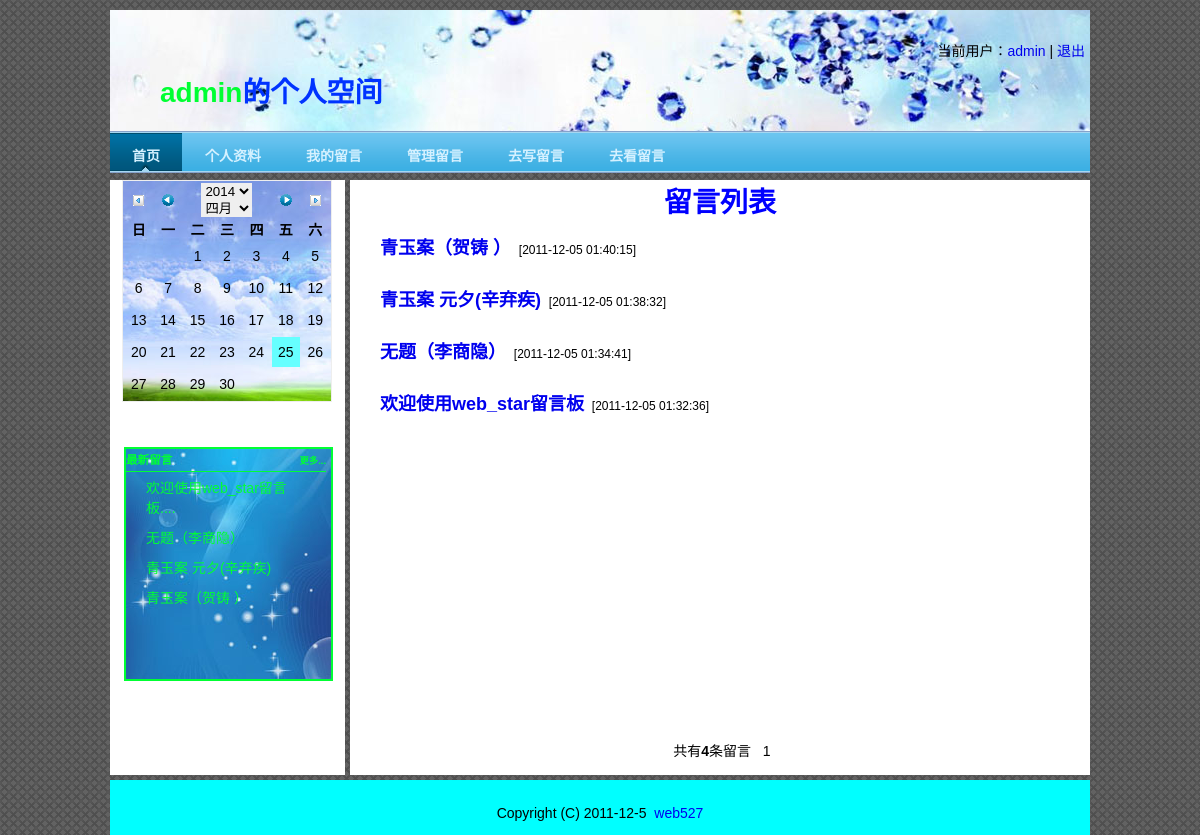
The app's page /user/user_message.php (signed in) with its own data.
### tables this page shows
CREATE TABLE `web_star` (
  `id` int(11) NOT NULL auto_increment COMMENT '用户自增id',
  `username` varchar(16) NOT NULL COMMENT '用户名',
  `title` varchar(16) NOT NULL COMMENT '提交的标题',
  `content` varchar(480) NOT NULL COMMENT '提交的内容',
  `good` varchar(16) NOT NULL default '0' COMMENT '好评',
  `bad` varchar(16) NOT NULL default '0' COMMENT '差评',
  `time` int(11) NOT NULL COMMENT '提交的时间',
  PRIMARY KEY  (`id`)
);

### include/class/mysql_db_class.php (called while the page is built, shortened)
<?php
 class mysql{
   private $db_host;
   private $db_name;
   private $db_pass;
   function __construct($db_host,$db_name,$db_pass,$db_database,$conn,$code){
     $this->db_host = $db_host;
	 $this->db_name = $db_name;
	 $this->db_pass = $db_pass;
	 $this->db_database = $db_database;
	 $this->code = $code;
   }
   function connect(){
     if($this->conn = "pconn"){
		if(!$this->conn = mysql_pconnect($this->db_host,$this->db_name,$this->db_pass)){
		   $this->error("服务器连接失败！");
		}
	 }
	 else{
	    if(!$this->conn = mysql_connect($this->db_host,$this->db_name,$this->db_pass)){
		   $this->error("服务器连接失败！");
		}
	 }
   }
   function query($sql){
		if(!$query = mysql_query($sql)){
		   $this->error('Query Error:'.$sql);
		}
		return $query;
   }
   function fetch_array($query,$result_type = MYSQL_ASSOC){
		return mysql_fetch_array($query,$result_type);
   }
   function select($table,$condition='',$parameters='*'){
		if(!$sel = $this->query("select $parameters from $table $condition")){
			$this->error("查询表".$table."中的数据失败！");
		}
		return $sel;
   }
   function num_rows($query){
        $num = mysql_num_rows($query);
		return $num;
   }
 }

### conn/connect.php (called while the page is built, shortened)
<?php
include WEB."include/class/mysql_db_class.php";
$db = new mysql("localhost","root","yu","web_star","conn","UTF8");

### user/user_message.php (the view, shortened to what this page needs)
<?php
include "../conn/connect.php";
include WEB."include/class/page.class.php";
?>
<!DOCTYPE html PUBLIC "-//W3C//DTD XHTML 1.0 Transitional//EN" "http://www.w3.org/TR/xhtml1/DTD/xhtml1-transitional.dtd">
<html xmlns="http://www.w3.org/1999/xhtml">
<head>
<link type="text/css" rel="stylesheet" href="../css/user.css" />
</head>
<body>
<div id="wrap">
   <div id="header">
	 <?php
      include WEB."include/subpage/top.php";
      ?>
   </div>
   <div id="content">
     <div id="left">
	 <?php
      include WEB."include/subpage/left.php";
     ?>
     </div>
     <div id="right">
       <div class="message">
         <h1>留言列表</h1>
         <?php
          $sql = $db->select('web_star',"where username='$_SESSION[name]'");
          $total = $db->num_rows($sql);
          $pagesize = 10;
          $page = new page($total,$pagesize);
          $result = $db->select('web_star',"where username='$_SESSION[name]' order by id desc {$page->limit}");
          while($rows = $db->fetch_array($result)){
         ?>
         <ul>
           <li><a href="user_show.php?id=<?php echo $rows['id'] ?>"><?=$rows['title'] ?></a>&nbsp;&nbsp;<span class="date">[<?=date("Y-m-d H:i:s",$rows['time']) ?>]</span></li>
         </ul>
         <?php
		  }
		  ?>
       </div>
       <div class="page">
        <?php echo $page->fpage() ?>
       </div>
     </div>
   </div>
   <div id="footer">
	  <?php
       include WEB."include/subpage/bottom.php";
      ?>
   </div>
</div>
</body>
</html>

### include/subpage/left.php (shortened to what this page needs)
<div id="calendar">
<?php
include WEB."include/class/calendar.class.php";
?>
</div>
<div id="new_words">
 <div class="words_title">
   <h5>最新留言</h5>
   <h6><a href="user_message.php">更多...</a></h6>
 </div>
 <?php
     $query = $db->select('web_star',"where username='$_SESSION[name]' limit 0,8");
     while($rows = $db->fetch_array($query)){
 ?>
 <ul>
   <li><a href="user_show.php?id=<?php echo $rows['id'] ?>">
    <?php
	 echo mb_substr($rows['title'],0,28,'utf-8');
	 if(strlen($rows['title'])>28){
	   echo "....";
	 }
	?>
   </a></li>
 </ul>
 <?php
   }
 ?>
</div>

### css/user.css (style rules this page uses)
* { margin:0px; padding:0px; border:0px; }
body { font-family:宋体,Arial, Helvetica, sans-serif; background:url(../images/user_bg.gif); font-size:14px; }
a { text-decoration:none; }
ul { list-style:none; }
#wrap { width:980px; margin:0 auto; }
#header { margin-top:10px; width:980px; height:170px; }
#content { width:980px; height:600px; }
#left { width:235px; height:595px; float:left; background-color:#FFF; }
#new_words { width:205px; height:230px; margin-top:45px; margin-left:14px; border:2px solid #0F3; background:url(../images/new_words_bg.jpg); }
#new_words ul li { padding:5px 20px; }
#new_words ul li a,.words_title h6 a { color:#0F3; }
.words_title { width:200px; height:20px; border-bottom:1px solid #0F3; color:#00F }
.words_title h5 { margin-top:2px; color:#0F3; }
.words_title h6 { float:right; margin-top:-14px; }
#right { width:740px; height:595px; float:left; margin-left:5px; background-color:#FFF; }
#right .page { width:740px; height:30px; text-align:center; padding-top:10px; }
#right .message { width:720px; height:550px; margin-left:10px; }
#right .message h1 { text-align:center; color:#00F; }
#right .message ul li { padding:13px 20px; }
#right .message ul li a { font-size:18px; font-weight:600; }
#right .message ul li span { font-size:12px; }
#footer { width:980px; height:30px; clear:both; padding-top:25px; text-align:center; background-color:#0FF; }

### records on screen
web_star: title "欢迎使用web_star留言板", time "2011-12-05 01:32:36"
web_star: title "无题（李商隐）", time "2011-12-05 01:34:41"
web_star: title "青玉案 元夕(辛弃疾)", time "2011-12-05 01:38:32"
web_star: title "青玉案（贺铸 ）", time "2011-12-05 01:40:15"

### other values on screen
$_SESSION['name'] "admin"
$_SESSION[name] "admin"
$week[$i] "日"
$week[$i] "一"
$week[$i] "二"
$week[$i] "三"
$week[$i] "四"
$week[$i] "五"
$week[$i] "六"
$this->total "4"
$this->config["header"] "条留言"
$page->fpage() "1"
form field year "2014"
form field month "四月"
